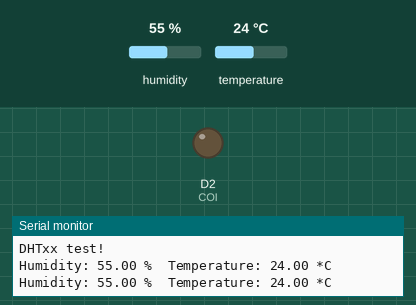
The sketch below on a simulated ESP8266 (NodeMCU). Shown: output pins drawn as LEDs (lit = HIGH), the last lines printed to the serial monitor. The inputs (shaded band) are chosen by the test bench; at power-on: temperature 24 °C, humidity 55 %.

Above: at 4.8 s.
4.9 s: temperature set to 26 °C
At 6.4 s:
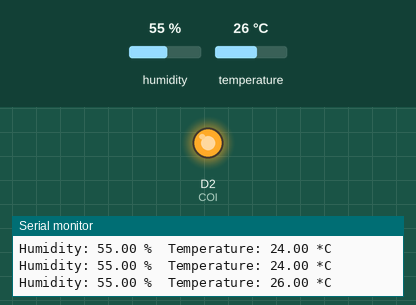
11.0 s: temperature set to 12 °C
At 11.7 s:
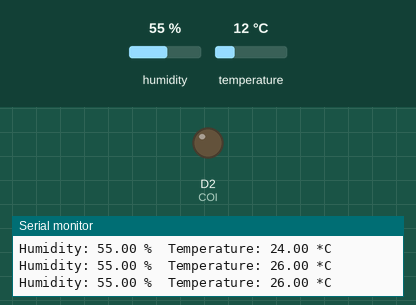
Timing chart, 0 to 14.0 s (numbered marks = the images above; inputs shaded):
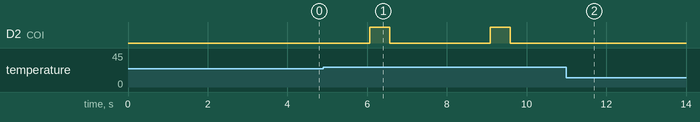

Measured:
- the behaviour switches between 24 and 25 °C on temperature (found by bisection; images 0 and 1)
- after the input at 4.9 s, D2 (COI): alternates HIGH for 0.50 s and LOW for 2.5 s, starting after 1.2 s
- after the input at 11.0 s, D2 (COI): stops changing and stays LOW

The sketch:

esp8266_dht11_wanning.ino
```cpp
#include "DHT.h"
#define DHTPIN D7
#define DHTTYPE DHT11
#define COI D2
DHT dht(DHTPIN, DHTTYPE);
void setup() {
  Serial.begin(115200);
  Serial.println("DHTxx test!");
  dht.begin();
  pinMode(COI, OUTPUT);
}

void loop() {
  delay(2000);
  float h = dht.readHumidity();
  float t = dht.readTemperature();
  float f = dht.readTemperature(true);
  if (isnan(h) || isnan(t) || isnan(f)) {
    Serial.println("Failed to read from DHT sensor!");
    return;
  }
  Serial.print("Humidity: ");
  Serial.print(h);
  Serial.print(" %\t");
  Serial.print("Temperature: ");
  Serial.print(t);
  Serial.println(" *C ");

  if (t >= 25)
  {
    digitalWrite(COI, HIGH);
    delay(500);
    digitalWrite(COI, LOW);
    delay(500);
  }
  else
    digitalWrite(COI, LOW);
}
```
